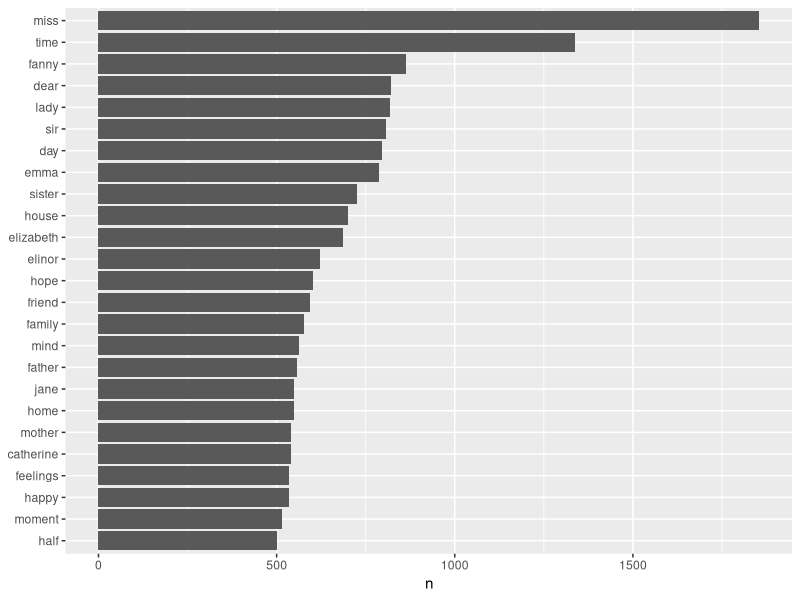

Generate this figure with R:
library(dplyr)
library(stringr)
library(janeaustenr)
library(tidytext)
library(ggplot2)

original_books <- austen_books() %>% 
  group_by(book) %>%
  mutate(linenumber = row_number(),
         chapter = cumsum(str_detect(text, regex("^chapter [\\divxlc]", ignore_case = T)))) %>%
  ungroup()

tidy_books <- original_books %>%
  unnest_tokens(word, text)

data("stop_words")

tidy_books <- tidy_books %>%
  anti_join(stop_words)

tidy_books %>%
  count(word, sort = T) %>%
  filter(n > 500) %>%
  mutate(word = reorder(word, n)) %>%
  ggplot(aes(word, n)) +
  geom_col() +
  xlab(NULL) +
  coord_flip()
